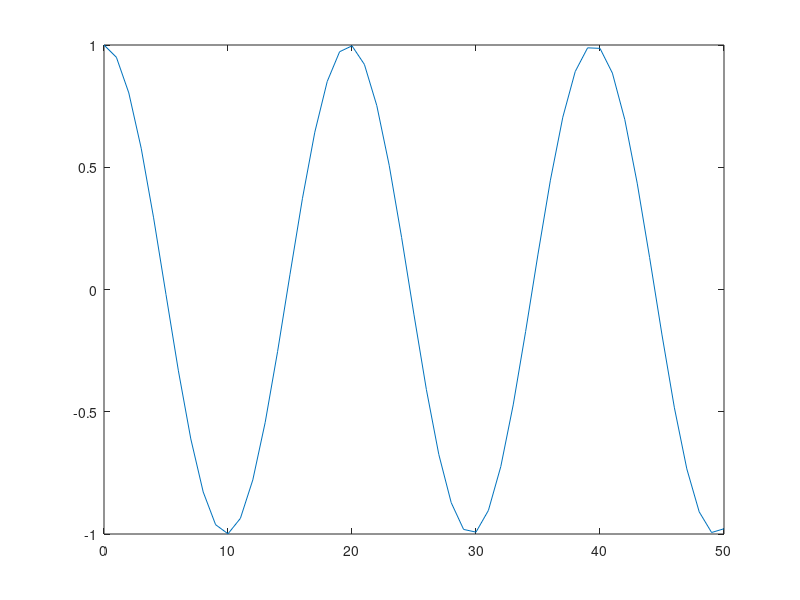

Here is the MATLAB script that generated this plot:
%%Part 1, write the code the produces the animation provided.  Use the
%%function:
%%x goes from 1 to 50 with a step size of 1
%%y should be the cos(x/pi) for each x value
%%You will not be able to test this on Zybooks, so just get it working and show your grad TA. 
figure
lastColumn = 50;
%TODO_1:your code goes here. 
pause('on');
x = 0:50;
for i = 1:51
    plot(x(1:i),cos(x(1:i)./pi))
    xlim([0 50])
    ylim([-1 1])
    pause(.1);
end